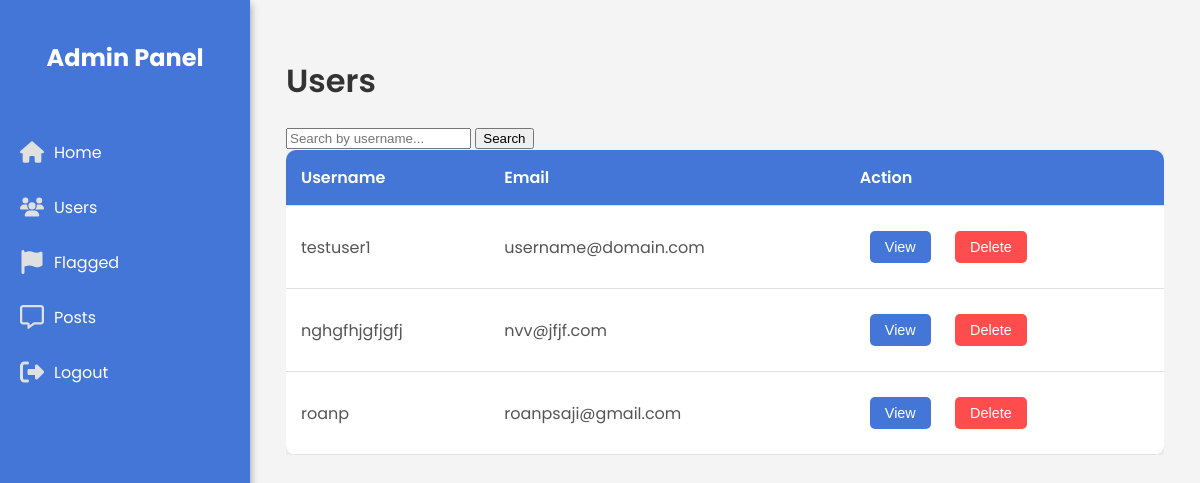
/users, run on an earlier commit of the app's database.
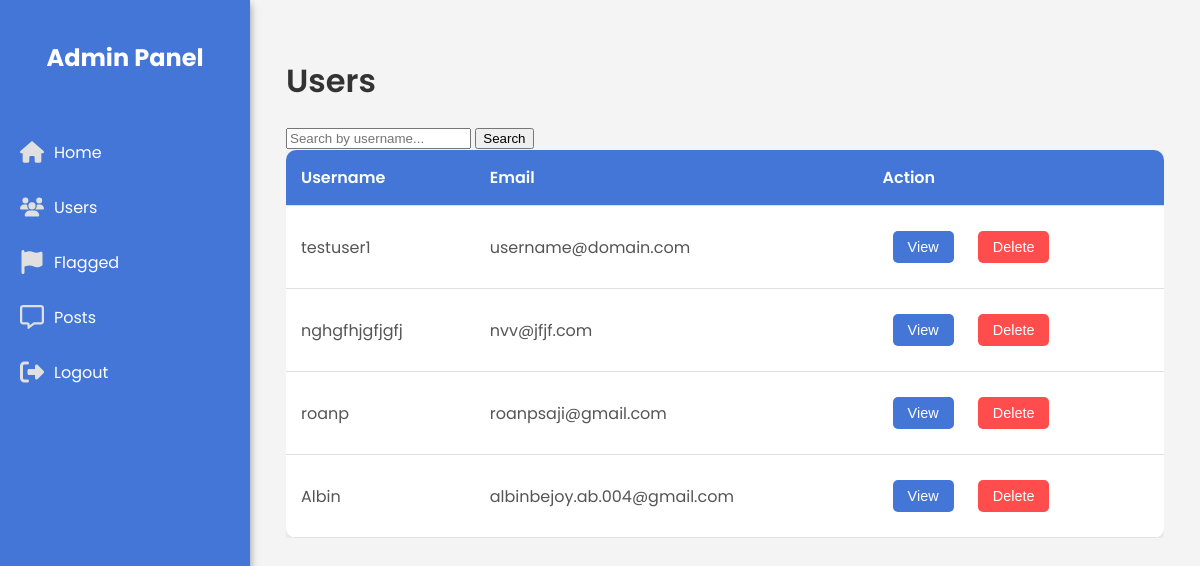
And on a later commit of the database.
### app/models.py (models this page shows)
class User(db.Model, UserMixin):
    id = db.Column(db.Integer, primary_key=True)
    username = db.Column(db.String(80), unique=True, nullable=False)
    password = db.Column(db.String(80), nullable=False)
    email = db.Column(db.String(120), unique=True, nullable=False)
    phone_number = db.Column(db.Integer, unique=True, nullable=False)
    profile_pic = db.Column(db.String(120), nullable=False, default='profile.jpg')

### app/admin_routes.py (the view)
@app.route('/users', methods=['GET', 'POST'])
def users():
    if request.method == 'GET':
        users = User.query.all()  # Fetch all users
        return render_template('adminPages/users.html', users=users)

### app/templates/adminPages/users.html
{% extends 'adminPages/adminhome.html' %}
{% block head %}
    <link rel="stylesheet" href="{{ url_for('static', filename='css/admin.css') }}">
    <link rel="stylesheet" href="{{ url_for('static', filename='css/users.css') }}">
{% endblock %}
{% block body %}
<div class="users-page">
    <div class="page-header">
        <h1 class="page-title">Users</h1>
        <div class="search-container">
            <form action="/users_search" method="get">
                <label>
                    <input class="form-control" type="text" placeholder="Search by username..." name="username">
                    <input type="submit" value="Search">
                </label>
            </form>
        </div>
    </div>
        <div class="users-table-container">
            <table class="users-table">
                <thead>
                    <tr>
                        <th>Username</th>
                        <th>Email</th>
                        <th>Action</th>
                    </tr>
                </thead>
                <tbody>
                {% if users %}
                    {% for user in users %}
                    <tr>
                        <td>{{ user.username }}</td>
                        <td>{{ user.email }}</td>
                        <td>
                            <button class="action-btn">View</button>
                            <form action="{{ url_for('delete_user', user_id=user.id) }}" method="post" style="display:inline;">
                                <button type="submit" class="action-btn delete-btn">Delete</button>
                            </form>
                        </td>
                    </tr>
                    {% endfor %}
                {% else %}
                    <tr>
                        <td>No results found</td>
                    </tr>
                {% endif %}
                </tbody>
            </table>
        </div>
    </div>
{% endblock %}

### app/templates/adminPages/adminhome.html (shortened to what this page needs)
<!DOCTYPE html>
<html lang="en">
<head>
    <link rel="stylesheet" href="static/css/admin.css">
    {% block head %}{% endblock %}
</head>
<body>
    <div class="sidebar">
        <h2 class="sidebar-title">Admin Panel</h2>
        <nav class="nav">
            <a href="{{ url_for('admin')}}" class="nav-item">
                Home
            </a>
            <a href="{{ url_for('users') }}" class="nav-item">
                Users
            </a>
            <a href="{{ url_for('flags') }}" class="nav-item">
                Flagged
            </a>
            <a href="{{ url_for('posts_admin') }}" class="nav-item">
                Posts
            </a>
            <a href="#" class="nav-item">
                Logout
            </a>
        </nav>
    </div>
    <main>
        {% block body %}{% endblock %}
    </main>
</body>
</html>

### app/static/css/admin.css (style rules this page uses)
body { font-family: 'Poppins', sans-serif; margin: 0; padding: 0; background-color: #f4f4f4; }
main { margin-left: 250px; padding: 1rem; transition: margin-left 0.3s; }
.sidebar { width: 250px; height: 100vh; background-color: #4376d6; color: #ffffff; position: fixed; left: 0; top: 0; box-shadow: 0 4px 8px rgba(0, 0, 0, 0.42); transition: width 0.3s; }
.sidebar-title { padding: 20px; font-size: 24px; text-align: center; }
.nav { padding: 10px 0; }
.nav-item { display: flex; align-items: center; padding: 15px 20px; color: #ffffff; text-decoration: none; border-radius: 10px; transition: background-color 0.3s; }
.icon { width: 24px; height: 24px; margin-right: 10px; }
.icon { color: #e0e0e0; }

### app/static/css/users.css (style rules this page uses)
.users-page { padding: 20px; }
.page-title { font-size: 2rem; margin-bottom: 20px; color: #333; font-weight: 600; }
.users-table-container { overflow-x: auto; }
.users-table { width: 100%; border-collapse: collapse; background-color: #ffffff; box-shadow: 0 2px 8px rgba(0, 0, 0, 0.1); border-radius: 10px; overflow: hidden; }
.users-table th, .users-table td { padding: 15px; text-align: left; border-bottom: 1px solid #e0e0e0; }
.users-table th { background-color: #4376d6; color: #ffffff; font-weight: 600; }
.users-table td { color: #555; }
.action-btn { padding: 8px 15px; border: none; border-radius: 5px; cursor: pointer; font-size: 0.9rem; color: #ffffff; background-color: #4376d6; transition: background-color 0.3s; margin: 10px; }
.delete-btn { background-color: #ff4d4d; }

What changed in the data, as far as the page shows it:
added User: username "Albin", email "albinbejoy.ab.004@gmail.com"
